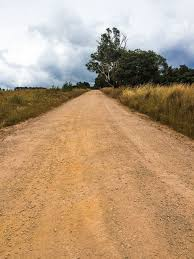
#> input picture 2017 Sogeti Hackathon/Test/Dirt roads/Dirt road 31.png, 194 x 259 px, given in place of Test, which was not available
$ python texture_classification.py   (older library calls are emulated)
#> lines starting #> are read from the running program, lines starting #| are printed output that depends on the picture; pictures that were not available may be replaced by others from this repository, and a replacement may not be noted
# -*- coding: utf-8 -*-
"""
Created on Mon Oct 16 13:29:58 2017

@author: dchevvur
"""
from __future__ import print_function
import numpy as np
import PIL
from PIL import Image
from scipy import ndimage as ndi
import os
from skimage import data
from skimage.util import img_as_float
from skimage.filters import gabor_kernel


def rgb2gray(rgb):
    return np.dot(rgb[...,:3], [0.299, 0.587, 0.114])

def compute_feats(image, kernels):
    feats = np.zeros((len(kernels), 2), dtype=np.double)
    for k, kernel in enumerate(kernels):
        filtered = ndi.convolve(image, kernel, mode='wrap')
        feats[k, 0] = filtered.mean()
        feats[k, 1] = filtered.var()
    return feats


def match(feats, ref_feats):
    min_error = np.inf
    min_i = None
    for i in range(ref_feats.shape[0]):
        error = np.sum((feats - ref_feats[i, :])**2)
        if error < min_error:
            min_error = error
            min_i = i
    return min_i

def grayscaling(img):
    width,height=img.size
    half_the_width = img.size[0] / 2
    half_the_height = img.size[1] / 2
    img = img.crop(
            (
                    half_the_width - 50,
                    half_the_height + 30,
                    half_the_width + 50,
                    half_the_height + 90
                    )
            )
    img = img.resize((512, 512), PIL.Image.ANTIALIAS)
    img=img.convert('L')
    return img

def main():
    print("hi")
    # prepare filter bank kernels
    kernels = []
    for theta in range(4):
        theta = theta / 4. * np.pi
        for sigma in (1, 3):
            for frequency in (0.05, 0.25):
                kernel = np.real(gabor_kernel(frequency, theta=theta,
                                          sigma_x=sigma, sigma_y=sigma))
                kernels.append(kernel)


    shrink = (slice(0, None, 3), slice(0, None, 3))
    image_names= list()
    images= list()
    filecount=0
    for filename in os.listdir("C:/Deepti Chevvuri/Hackathon/DSM/2017 Sogeti Hackathon/2017 Sogeti Hackathon"):
        location="C:/Deepti Chevvuri/Hackathon/DSM/2017 Sogeti Hackathon/2017 Sogeti Hackathon/"+filename
        filecount+=1
        img=Image.open(location)
#> img is the input picture: PIL image 194x259 RGB; mean R, G, B 182.5, 154.4, 124.1
        img=grayscaling(img)
#> in grayscaling, `img = img.crop( ( half_the_width - 50, half_the_height + 30, half_the_..`:
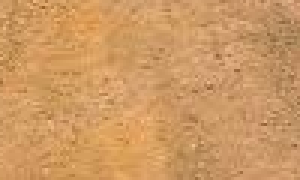
#> img: PIL image 100x60 RGB (shown 3 times larger); mean R, G, B 206, 153.5, 99.7
#> in grayscaling, `img = img.resize((512, 512), PIL.Image.ANTIALIAS)`:
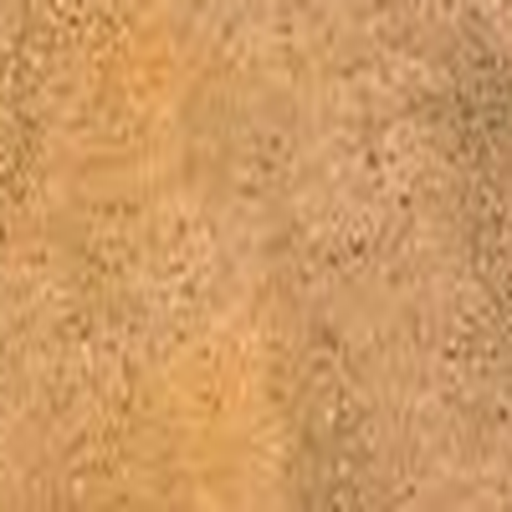
#> img: PIL image 512x512 RGB; mean R, G, B 206, 153.5, 99.6
#> in grayscaling, `img=img.convert('L')`:
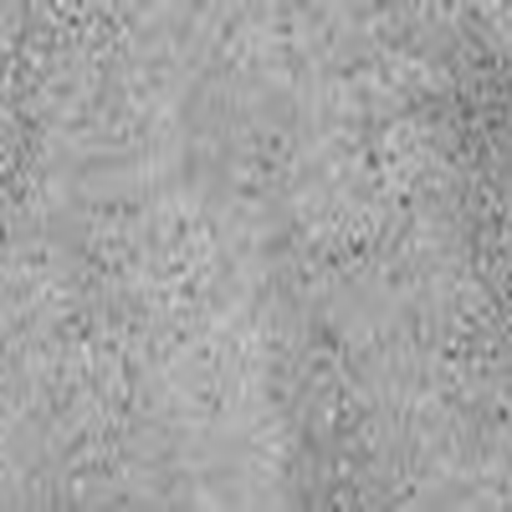
#> img: PIL image 512x512 L; min 102, max 212, mean 163.1
        testing= img_as_float(img)[shrink]
        images.append(testing)
        image_names.append(os.path.splitext(filename)[0])
    ref_feats = np.zeros((filecount, len(kernels), 2), dtype=np.double)
    intcount=0
    for eachImage in images:
        ref_feats[intcount, :, :] = compute_feats(eachImage, kernels)
        intcount+=1
#> this loop made 1 pass
#> intcount on pass 1: 1
#> after the loop, intcount = 1; ref_feats = 16 rows, first 8: [0.608, 0.00115], [0.186, 0.000182], [0.41, 0.000311], [0.000612, 8.63e-06], [0.608, 0.00115], [0.186, 0.00017], [0.414, 0.000312], [9.86e-05, 4.55e-06]


    print('testing with new image:')
    for subdir in os.listdir("C:/Deepti Chevvuri/Hackathon/DSM/2017 Sogeti Hackathon/Test"):
        for filename in os.listdir("C:/Deepti Chevvuri/Hackathon/DSM/2017 Sogeti Hackathon/Test/"+subdir):
            location="C:/Deepti Chevvuri/Hackathon/DSM/2017 Sogeti Hackathon/Test/"+subdir+"/"+filename
            img=Image.open(location)
            testing=grayscaling(img)
            testimage= img_as_float(testing)[shrink]
            print('original: '+subdir+', rotated: 0deg, match result: ', end='')
            feats = compute_feats(ndi.rotate(testimage, angle=0, reshape=False), kernels)
#> the loop in compute_feats (call 2), `for k, kernel in enumerate(kernels):` made 16 passes
#> pass 2, in compute_feats (call 2), `filtered = ndi.convolve(image, kernel, mode='wrap')`:
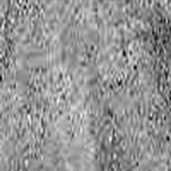
#> filtered: shape (171, 171) float64; min 0.111, max 0.239, mean 0.186; drawn with min black and max white
#> pass 3, in compute_feats (call 2), `filtered = ndi.convolve(image, kernel, mode='wrap')`:
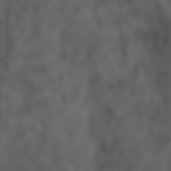
#> filtered: shape (171, 171) float64; min 0.337, max 0.458, mean 0.41
#> after the loop in compute_feats (call 2), `for k, kernel in enumerate(kernels):`: feats has the same summary as ref_feats in main
#> feats has the same summary as ref_feats
            print(image_names[match(feats, ref_feats)])
#> the loop in match, `for i in range(ref_feats.shape[0]):` made 1 pass
#> min_error on pass 1: 9.32e-32
#> after the loop in match, `for i in range(ref_feats.shape[0]):`: min_error = 9.32e-32; min_i = 0
#| Test
#> pass 2 of the loop in main, `for subdir in os.listdir("C:/Deepti Chevvuri/Hackathon/DSM/2017 Sogeti..`:
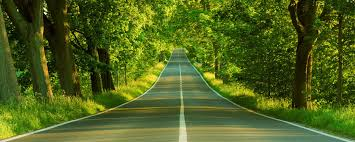
#> input picture 2017 Sogeti Hackathon/Test/Paved roads/Paved road 31.png, 355 x 142 px, found by its file name
#> in main, img is the input picture: PIL image 355x142 RGB; mean R, G, B 78.6, 97.8, 30.7
#> in grayscaling (call 5), `img = img.resize((512, 512), PIL.Image.ANTIALIAS)`:
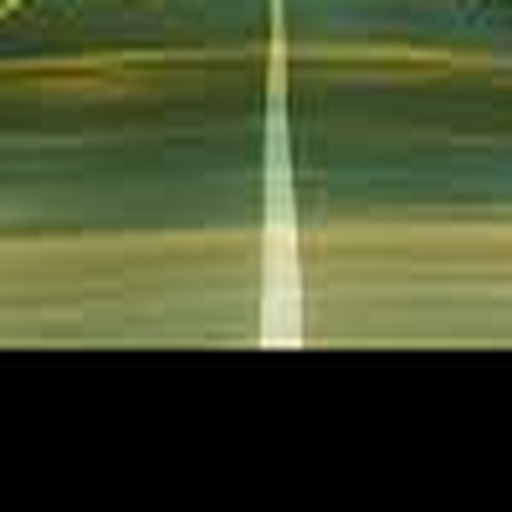
#> img: PIL image 512x512 RGB; mean R, G, B 69.9, 78.9, 45.5
#> the loop in compute_feats (call 5), `for k, kernel in enumerate(kernels):` made 16 passes
#> pass 3, in compute_feats (call 5), `filtered = ndi.convolve(image, kernel, mode='wrap')`:
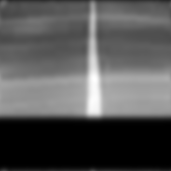
#> filtered: shape (171, 171) float64; min -9.14e-23, max 0.548, mean 0.182; drawn with min black and max white
#> after the loop in compute_feats (call 5), `for k, kernel in enumerate(kernels):`: feats = 16 rows, first 8: [0.27, 0.0426], [0.0826, 0.00404], [0.182, 0.018], [0.000272, 7.17e-06], [0.27, 0.0427], [0.0827, 0.00412], [0.184, 0.0186], [4.38e-05, 5.43e-07]
#| Test

if __name__ == "__main__": main()
